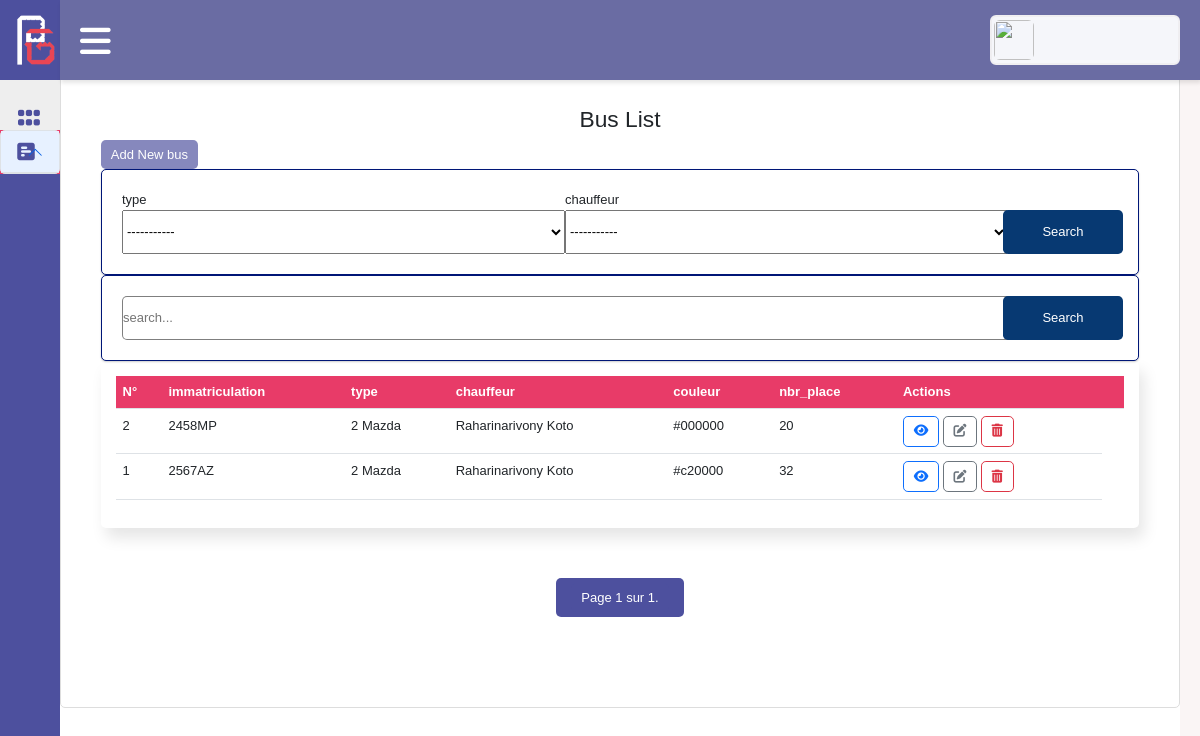
The page /transport_scolaire/bus on the database as committed earlier.
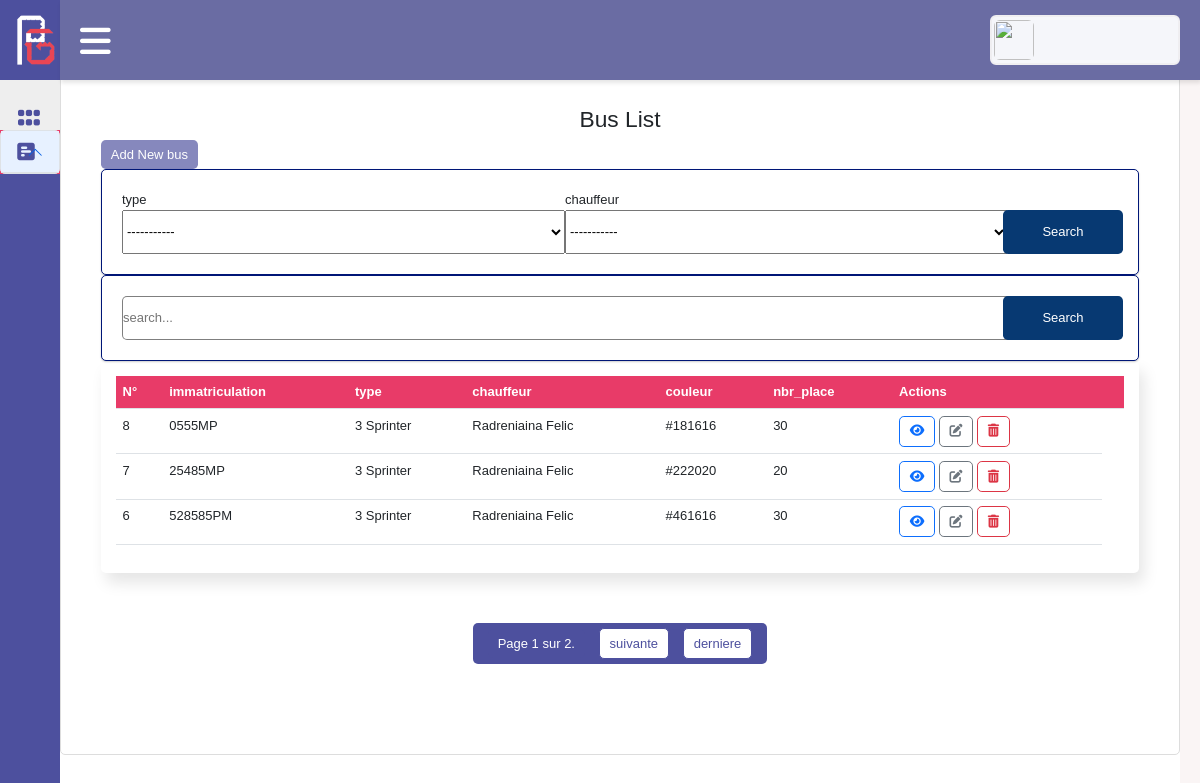
The same page on the database as committed later.
### transport_scolaire/models.py (models this page shows, shortened)
class Bus(models.Model):
     immatriculation = models.CharField(max_length=50, null=False,verbose_name="Immatruculation",)
     type = models.ForeignKey(TypeVehicule, on_delete=models.CASCADE,)
     chauffeur = models.ForeignKey('Chauffeur', on_delete=models.SET_NULL, null=True,)
     couleur = models.CharField(max_length=50, null=True,blank=False,)
     nbr_place = models.IntegerField()

class TypeVehicule(models.Model):
     nom = models.CharField(max_length=50,verbose_name="Nom Type Vehicule",)
     def __str__(self) -> str:
          return f"{self.id} {self.nom}"

class Chauffeur(models.Model):
     nom = models.CharField(max_length=50,)
     prenoms = models.CharField(max_length=50,)
     tel = models.CharField(max_length=50,)
     email = models.CharField(max_length=50,)
     def __str__(self) -> str:
          return f"{self.nom} {self.prenoms}"

### transport_scolaire/views_generic.py (the view)
# urls.py: path('bus',BusListView.as_view(), name='bus-list'),
class BusListView(ListView):
     model = Bus
     template_name = 'bus/list.html'
     context_object_name = 'buss'
     number_page =3
     def get_context_data(self, **kwargs: Any) -> dict[str, Any]:
          context= super().get_context_data(**kwargs)
          search_query = self.request.GET.get('search_query') or ''
          objects =Bus.objects.all().order_by('-pk')
          search_filter = self.request.GET.get('search_filter_type') or ''
          if search_filter:
               objects=objects.filter(Q(type__pk=search_filter))
               context['search_filter_type']=search_filter
          search_filter = self.request.GET.get('search_filter_chauffeur') or ''
          if search_filter:
               objects=objects.filter(Q(chauffeur__pk=search_filter))
               context['search_filter_chauffeur']=search_filter
          if search_query:
               objects=objects.filter(Q(pk__icontains=search_query) | Q(immatriculation__icontains=search_query) | Q(couleur__icontains=search_query) | Q(nbr_place__icontains=search_query) )
          context['search_query']=search_query
          context['types']=TypeVehicule.objects.all()
          context['chauffeurs']=Chauffeur.objects.all()
          paginator = Paginator(objects,self.number_page)
          page_number = self.request.GET.get('page')
          page_obj = paginator.get_page(page_number)
          context['buss']=page_obj
          return context

### transport_scolaire/templates/bus/list.html (shortened to what this page needs)
{% extends 'base.html' %}
{% block title %}
   <div class='page_title'><h3>Bus List</h3></div>
{% endblock title %}
{% block content %}
   <div class='actions'>
      <a href='{% url 'transport_scolaire:bus-create' %}' class='btn btn-primary text-white'>
         Add New bus
   </a>
   </div>
   <form class='form-search'  method='GET'>
   <div class='content-search'>
         <div class='d-flex group flex-column '>            <label>type</label>            <select type='text'  name='search_filter_type'>
<option value=''>-----------</option>
         </div>         <div class='d-flex group flex-column '>            <label>chauffeur</label>            <select type='text'  name='search_filter_chauffeur'>
<option value=''>-----------</option>
         </div>         <button type='submit' class='btn btn-primary sub-2 text-white' >Search</button>
   </div>
   </form>
   <form class='form-search'  method='GET'>
         <input type='text' name='search_query' value='{{search_query}}' placeholder='search...'>
         <button type='submit' class='btn btn-primary text-white' >Search</button>
   </form>
   <div class='table-responsive'>
      <table class='table'>
         <thead>
            <tr>
               <th>N°</th>
               <th>immatriculation</th>
               <th>type</th>
               <th>chauffeur</th>
               <th>couleur</th>
               <th>nbr_place</th>
               <th>Actions<th>
            </tr>
         </thead>
         <tbody>
         {% for bus in buss %}
            <tr>
               <td>{{ bus.pk }}</td>
               <td>{{ bus.immatriculation }}</td>
               <td>{{ bus.type }}</td>
               <td>{{ bus.chauffeur }}</td>
               <td>{{ bus.couleur }}</td>
               <td>{{ bus.nbr_place }}</td>
               <td class='col-actions'>
                  <a class='see btn btn-outline-primary text-primary' href="{% url 'transport_scolaire:bus-detail' bus.pk %}"><i class='fa-solid fa-eye'></i></a>
                  <a class='update btn btn-outline-secondary text-secondary' href="{% url 'transport_scolaire:bus-update' bus.pk %}"><i class='fa-solid fa-pen-to-square'></i></a>
                  <a class='delete btn btn-outline-danger text-danger' href="{% url 'transport_scolaire:bus-delete' bus.pk %}"><i class='fa-solid fa-trash-can'></i></a>
               </td>
            </tr>
         {% endfor %}
         </tbody>
      </table>
   </div>
<div class="panigation">
            <span>
               <span>
                   Page {{ buss.number }} sur {{ buss.paginator.num_pages }}.
               </span>
               {% if buss.has_next %}
                   <a href="?page={{ buss.next_page_number }}">suivante</a>
                   <a href="?page={{ buss.paginator.num_pages }}">derniere</a>
               {% endif %}
           </span>
       </div>
{% endblock content %}

Rows that differ between the two databases and show on the page:
no longer on this page (row unchanged): Bus: pk "2", immatriculation "2458MP", type "2 Mazda", chauffeur "Raharinarivony Koto", couleur "#000000", nbr_place "20"
no longer on this page (row unchanged): Bus: pk "1", immatriculation "2567AZ", type "2 Mazda", chauffeur "Raharinarivony Koto", couleur "#c20000", nbr_place "32"
added Bus: pk "8", immatriculation "0555MP", type "3 Sprinter", chauffeur "Radreniaina Felic", couleur "#181616", nbr_place "30"
added Bus: pk "7", immatriculation "25485MP", type "3 Sprinter", chauffeur "Radreniaina Felic", couleur "#222020", nbr_place "20"
added Bus: pk "6", immatriculation "528585PM", type "3 Sprinter", chauffeur "Radreniaina Felic", couleur "#461616", nbr_place "30"
Other text that changed with them:
{{ buss.paginator.num_pages }}: "1" → "2"
text now shown: "suivante derniere"
